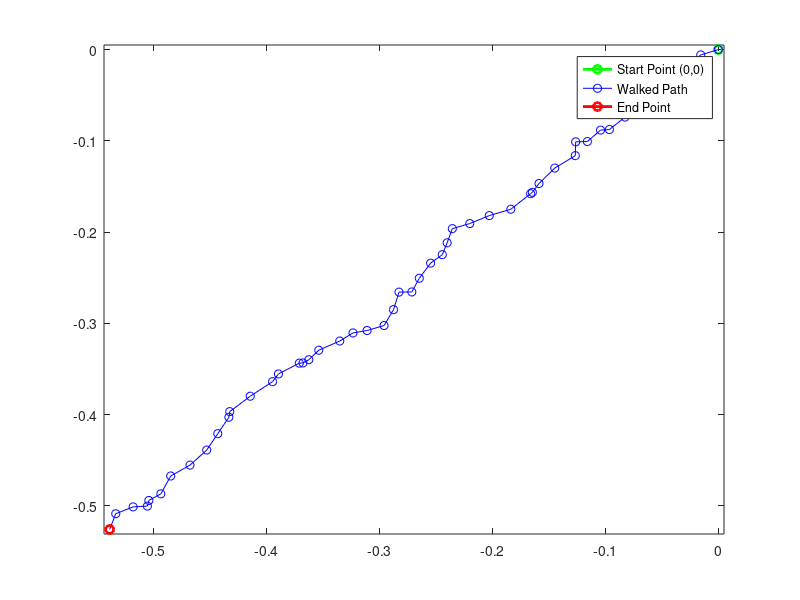

The MATLAB script that drew this image:
%% Simulate Random Walk for 1 Particle that Starts at Origin in 2D
clear all, clc


START_TIME        = 0; %sec
STOP_TIME         = 10; %sec
movements_per_sec = 5;
numberOfSteps = (STOP_TIME-START_TIME)*movements_per_sec;

rand_x_steps = 0.02*(rand((STOP_TIME-START_TIME)*movements_per_sec,1)-1);
rand_y_steps = 0.02*(rand((STOP_TIME-START_TIME)*movements_per_sec,1)-1);

particle_location = zeros(numberOfSteps,2);

xCoords = zeros((STOP_TIME-START_TIME)*movements_per_sec,1); %particle start loc is assume 0,0
yCoords = zeros((STOP_TIME-START_TIME)*movements_per_sec,1);


% loop through all steps
for step = 2 : numberOfSteps
    
	particle_location(step, 1) = particle_location(step-1, 1) + rand_x_steps(step);	
	particle_location(step, 2) = particle_location(step-1, 2) + rand_y_steps(step);
	% Now plot the walk so far.
	xCoords(step) = particle_location(step, 1);
	yCoords(step) = particle_location(step, 2);

end

%% Plot walked path
figure;
plot(xCoords(1),yCoords(1),'go-','LineWidth',2); 
hold on; 
plot(xCoords,yCoords,'bo-');
plot(xCoords(end),yCoords(end),'ro-','LineWidth',2);
xlim([min(xCoords)-0.005 max(xCoords)+0.005]), ylim([min(yCoords)-0.005 max(yCoords)+0.005]);
legend('Start Point (0,0)','Walked Path','End Point')
